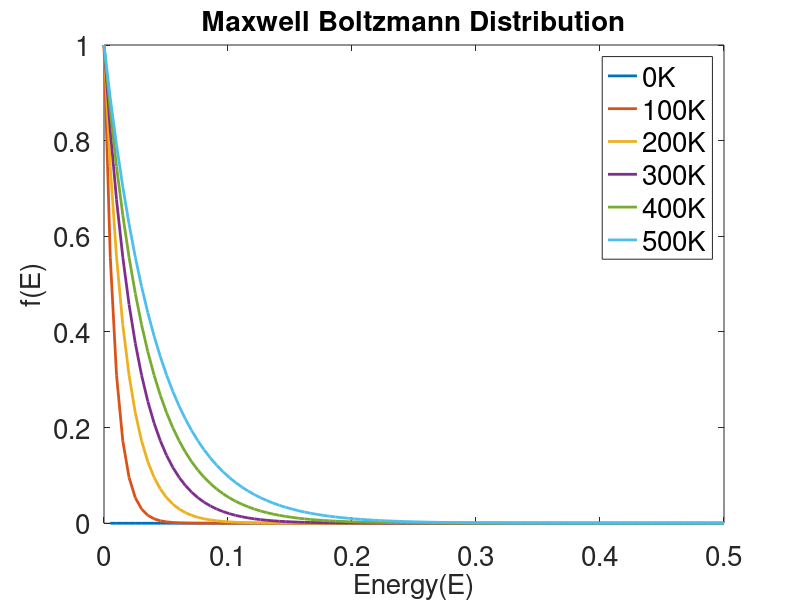

Reproduce this figure in MATLAB.
clc;   
clear;  
close; 
E = linspace(0,0.5); 
ev = 1.602e-19; 
K = 1.38e-23; 
T = [0; 100; 200; 300; 400; 500];

 for i = 1:length(T)
  for j = 1:length(E)
    F(j) =  (exp(-(E(j))*ev / (K*T(i))));
	endfor
  plot(E, F, 'LineWidth', 2)  
   set( gca,'fontsize',20);
  hold on
 endfor

 hold off
 title('Maxwell Boltzmann Distribution', 'fontsize', 20);
 xlabel("Energy(E)", 'fontsize',20);
 ylabel("f(E)", 'fontsize', 20);
 legend('0K', '100K', '200K', '300K','400K','500K','fontsize' , 20);

